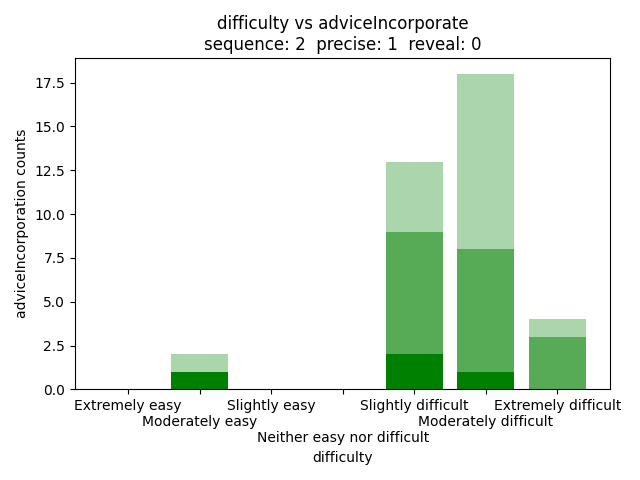

Write the Python code that produced this figure.
import pandas as pd
import matplotlib.pyplot as plt
import seaborn as sns
import numpy as np

data = pd.read_csv("qualitative.csv")
seq = 2
prec = 1
rev = 0
data = data[(data['con.sequence'] == seq) & (data['con.precise'] == prec) & (data['con.reveal'] == rev)]

f1a = data[(data["difficulty"] == "Extremely easy") & (data["adviceIncorporate"] == "Did not follow the advice at all or only rarely")].shape[0]
f1b = data[(data["difficulty"] == "Moderately easy") & (data["adviceIncorporate"] == "Did not follow the advice at all or only rarely")].shape[0]
f1c = data[(data["difficulty"] == "Slightly easy") & (data["adviceIncorporate"] == "Did not follow the advice at all or only rarely")].shape[0]
f1d = data[(data["difficulty"] == "Neither easy nor difficult") & (data["adviceIncorporate"] == "Did not follow the advice at all or only rarely")].shape[0]
f1e = data[(data["difficulty"] == "Slightly difficult") & (data["adviceIncorporate"] == "Did not follow the advice at all or only rarely")].shape[0]
f1f = data[(data["difficulty"] == "Moderately difficult") & (data["adviceIncorporate"] == "Did not follow the advice at all or only rarely")].shape[0]
f1g = data[(data["difficulty"] == "Extremely difficult") & (data["adviceIncorporate"] == "Did not follow the advice at all or only rarely")].shape[0]

f2a = data[(data["difficulty"] == "Extremely easy") & (data["adviceIncorporate"] == "Generally followed the advice but deviated sometimes when I thought I had a better strategy")].shape[0]
f2b = data[(data["difficulty"] == "Moderately easy") & (data["adviceIncorporate"] == "Generally followed the advice but deviated sometimes when I thought I had a better strategy")].shape[0]
f2c = data[(data["difficulty"] == "Slightly easy") & (data["adviceIncorporate"] == "Generally followed the advice but deviated sometimes when I thought I had a better strategy")].shape[0]
f2d = data[(data["difficulty"] == "Neither easy nor difficult") & (data["adviceIncorporate"] == "Generally followed the advice but deviated sometimes when I thought I had a better strategy")].shape[0]
f2e = data[(data["difficulty"] == "Slightly difficult") & (data["adviceIncorporate"] == "Generally followed the advice but deviated sometimes when I thought I had a better strategy")].shape[0]
f2f = data[(data["difficulty"] == "Moderately difficult") & (data["adviceIncorporate"] == "Generally followed the advice but deviated sometimes when I thought I had a better strategy")].shape[0]
f2g = data[(data["difficulty"] == "Extremely difficult") & (data["adviceIncorporate"] == "Generally followed the advice but deviated sometimes when I thought I had a better strategy")].shape[0]

f3a = data[(data["difficulty"] == "Extremely easy") & (data["adviceIncorporate"] == "Always followed the AI advice closely")].shape[0]
f3b = data[(data["difficulty"] == "Moderately easy") & (data["adviceIncorporate"] == "Always followed the AI advice closely")].shape[0]
f3c = data[(data["difficulty"] == "Slightly easy") & (data["adviceIncorporate"] == "Always followed the AI advice closely")].shape[0]
f3d = data[(data["difficulty"] == "Neither easy nor difficult") & (data["adviceIncorporate"] == "Always followed the AI advice closely")].shape[0]
f3e = data[(data["difficulty"] == "Slightly difficult") & (data["adviceIncorporate"] == "Always followed the AI advice closely")].shape[0]
f3f = data[(data["difficulty"] == "Moderately difficult") & (data["adviceIncorporate"] == "Always followed the AI advice closely")].shape[0]
f3g = data[(data["difficulty"] == "Extremely difficult") & (data["adviceIncorporate"] == "Always followed the AI advice closely")].shape[0]


d1 = {
    "f1a": f1a,
    "f1b": f1b,
    "f1c": f1c,
    "f1d": f1d,
    "f1e": f1e,
    "f1f": f1f,
    "f1g": f1g
}

d2 = {
    "f2a": f2a,
    "f2b": f2b,
    "f2c": f2c,
    "f2d": f2d,
    "f2e": f2e,
    "f2f": f2f,
    "f2g": f2g
}

d3 = {
    "f3a": f3a,
    "f3b": f3b,
    "f3c": f3c,
    "f3d": f3d,
    "f3e": f3e,
    "f3f": f3f,
    "f3g": f3g
}



keys1 = list(d1.keys())
keys2 = list(d2.keys())
keys3 = list(d3.keys())

keys = list(["Extremely easy", "\nModerately easy", "Slightly easy", "\n\nNeither easy nor difficult", "Slightly difficult", "\nModerately difficult", "Extremely difficult"])

vals1 = np.array(list(d1.values()))
vals2 = np.array(list(d2.values()))
vals3 = np.array(list(d3.values()))

print(vals1)
print(vals2)
print(vals3)


plt.bar(keys, vals1, color = "green", label = "Did not follow the advice at all or only rarely", alpha = 1)
plt.bar(keys, vals2, bottom = vals1, color = "green", label = "Generally followed the advice but deviated sometimes when I thought I had a better strategy", alpha = 0.66)
base = vals1
plt.bar(keys, vals3, bottom = base + vals2, color = "green", label = "Always followed the AI advice closely", alpha = 0.33)
plt.title("difficulty vs adviceIncorporate" + "\n" + f"sequence: {seq}  precise: {prec}  reveal: {rev}")
plt.xlabel("difficulty")
plt.ylabel("adviceIncorporation counts")
plt.tight_layout()

plt.show()
